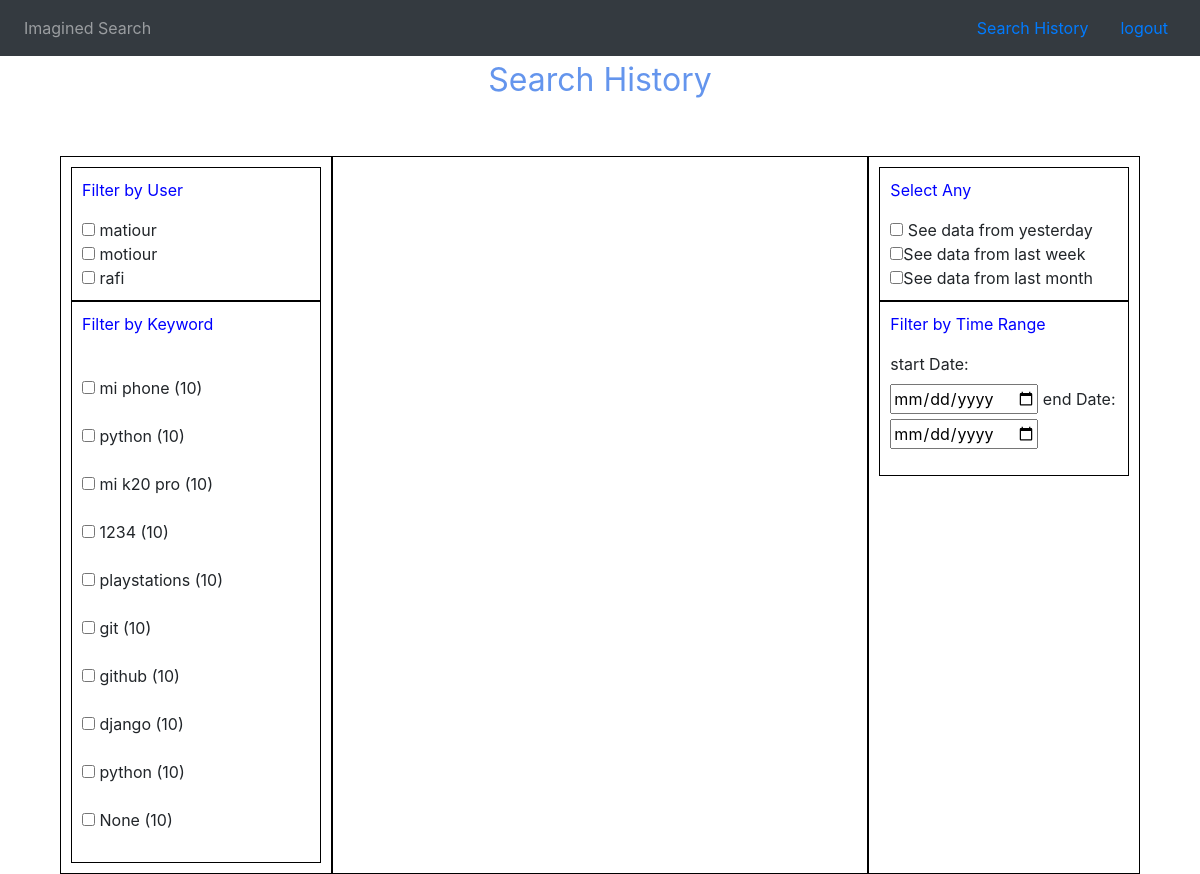
The app's page /search-history/ (signed in) with its own data.
### searchResults/models.py (models this page shows)
class SearchDetails(models.Model):
    user = models.ForeignKey(User, related_name='userSearch', on_delete=models.CASCADE)
    search_keyword = models.CharField( max_length=1000)
    number_of_result=models.IntegerField(default=0)
    timestamp = models.DateTimeField( auto_now_add=True)
    class Meta:
        ordering = ('-timestamp',)

### searchResults/views.py (the view)
# urls.py: path('search-history/', gets_filtered_items, name='searchHistory'),
@login_required(login_url='/auth/login/')
def gets_filtered_items(request):
    user = request.GET.get('user')
    asd = request.GET.get('date')
    search_items = searchItems.objects.filter(search_detail__user=request.user)
    filtering_items={
        'users':User.objects.all(),
        'keywords': SearchDetails.objects.values('search_keyword', 'number_of_result').distinct()
    }
    return render(request, 'search_history.html', {'users':filtering_items['users'], 'keywords':filtering_items['keywords']})

### Templates/search_history.html (shortened to what this page needs)
{% extends 'main.html'%} {% block header%} {% load static %}
<link rel="stylesheet" href="{% static 'css/searchHistory.css'%}" />
<link
  rel="stylesheet"
  href="http://code.jquery.com/ui/1.11.4/themes/smoothness/jquery-ui.css"
/>
{% endblock header%} {% block body %}
<div class="container">
  <div class="title">Search History</div>
  <div class="flex">
    <div class="row1">
      <div style="overflow: scroll;  overflow-x: hidden;  max-height:300px">
        <p style="color:blue;">Filter by User</p>
        <form>
          {%for user in users%}
          <input
            type="checkbox"
            name="user"
            value="{{user.username}}"
            class="mycheck"
          />
          {{user.username}}<br />
          {%endfor%}
        </form>
      </div>
      <div >
        <p style="color:blue;">Filter by Keyword</p>
        <form style="overflow: scroll; max-height:500px; overflow-x: hidden;">
          {%for keyword in keywords%}
          <br />
          <input
            type="checkbox"
            name="keyword"
            value="{{keyword.search_keyword}}"
            class="mycheck"
          />
          {{keyword.search_keyword}} ({{keyword.number_of_result}})<br />
          {%endfor%}
        </form>
      </div>
    </div>
    <div class="row2" >
    </div>
    <div class="row3">
      <div>
        <p style="color:blue;">Select Any</p>
        <form>
          <input
            type="checkbox"
            name="data"
            value="yesterday"
            class="mycheck"
          />
          See data from yesterday<br />
          <input
            type="checkbox"
            name="data"
            value="last_week"
            class="mycheck"
          />See data from last week<br />
          <input
            type="checkbox"
            name="data"
            value="last_month"
            class="mycheck"
          />See data from last month<br />
        </form>
      </div>
      <div>
        <p style="color:blue;">Filter by Time Range</p>
        <label for="birthday">start Date:</label>
        <input type="date" id="start" name="trip-start" value="2022-2-23" />
        <label for="birthday">end Date:</label>
        <input type="date" id="end" name="trip-start" value="2022-2-23" />
      </div>
    </div>
  </div>
</div>
{% endblock body %} {%block script%} {%endblock script%}

### static/css/searchHistory.css (style rules this page uses)
.title { margin-top: 20px; width:100%; height: 100px; text-align: center; margin: auto; font-size: 4vh; color: cornflowerblue; }
.flex { display: flex; flex-direction: row; }
.flex div { border:1px solid black; padding: 10px; }
.row1 { width: 35%; display: flex; flex-direction: column; }
.row2 { width: 70%; }
.row3 { width: 35%; display: flex; flex-direction: column; }

### records on screen
SearchDetails: search_keyword "mi phone", number_of_result "10"
SearchDetails: search_keyword "mi k20 pro", number_of_result "10"
SearchDetails: search_keyword "playstations", number_of_result "10"
SearchDetails: search_keyword "git", number_of_result "10"
SearchDetails: search_keyword "github", number_of_result "10"
SearchDetails: search_keyword "None", number_of_result "10"

### other values on screen
{{ user.username }} "matiour"
{{ user.username }} "motiour"
{{ user.username }} "rafi"
{{ keyword.search_keyword }} "python" "1234" "django" "python"
{{ keyword.number_of_result }} "10" "10" "10" "10"
